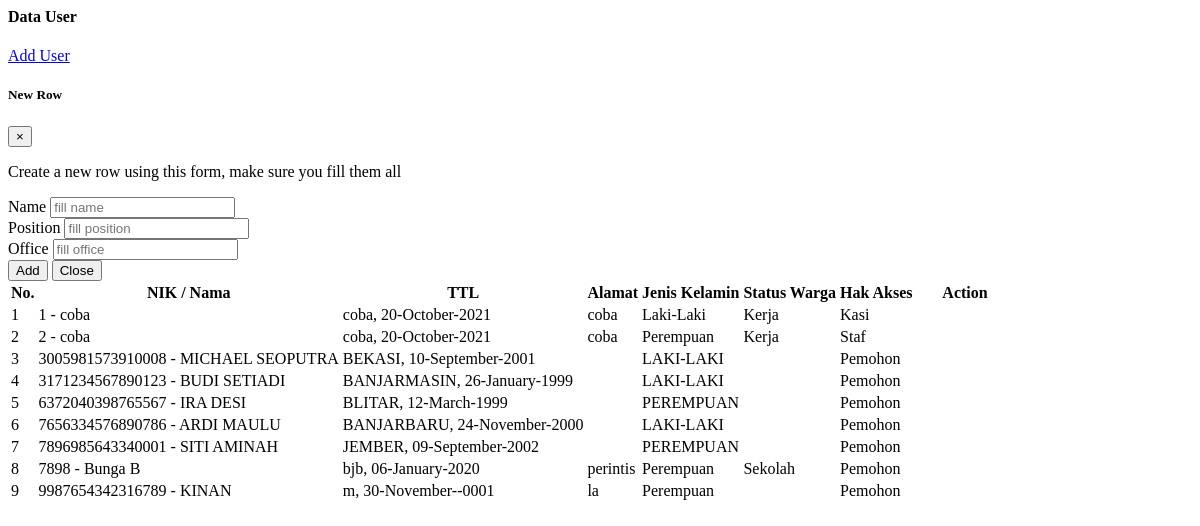
/demo1/tampil_user.php, run on the app's committed database.
### tables this page shows
CREATE TABLE `data_user` (
  `nik` varchar(16) NOT NULL,
  `password` varchar(30) NOT NULL,
  `hak_akses` varchar(50) NOT NULL,
  `nama` varchar(50) NOT NULL,
  `tanggal_lahir` date NOT NULL,
  `tempat_lahir` varchar(30) NOT NULL,
  `jekel` varchar(11) NOT NULL,
  `agama` varchar(30) NOT NULL,
  `alamat` text NOT NULL,
  `telepon` varchar(14) NOT NULL,
  `status_warga` varchar(50) NOT NULL
);

### demo1/tampil_user.php (the view, shortened to what this page needs)
<?php include '../konek.php'; ?>
<link href="css/sweetalert.css" rel="stylesheet" type="text/css">
<div class="page-inner">
    <div class="row">
        <div class="col-md-12">
            <div class="card">
                <div class="card-header">
                    <div class="d-flex align-items-center">
                        <h4 class="card-title">Data User</h4>
                        <a href="?halaman=tambah_user" class="btn btn-primary btn-round ml-auto">
                            Add User
                        </a>
                    </div>
                </div>
                <div class="card-body">
                    <div class="modal fade" id="addRowModal" tabindex="-1" role="dialog" aria-hidden="true">
                        <div class="modal-dialog" role="document">
                            <div class="modal-content">
                                <div class="modal-header no-bd">
                                    <h5 class="modal-title">
                                        <span class="fw-mediumbold">
                                            New
                                        </span>
                                        <span class="fw-light">
                                            Row
                                        </span>
                                    </h5>
                                    <button type="button" class="close" data-dismiss="modal" aria-label="Close">
                                        <span aria-hidden="true">&times;</span>
                                    </button>
                                </div>
                                <div class="modal-body">
                                    <p class="small">Create a new row using this form, make sure you fill them all</p>
                                    <div class="row">
                                        <div class="col-sm-12">
                                            <div class="form-group form-group-default">
                                                <label>Name</label>
                                                <input id="addName" type="text" class="form-control" placeholder="fill name">
                                            </div>
                                        </div>
                                        <div class="col-md-6 pr-0">
                                            <div class="form-group form-group-default">
                                                <label>Position</label>
                                                <input id="addPosition" type="text" class="form-control" placeholder="fill position">
                                            </div>
                                        </div>
                                        <div class="col-md-6">
                                            <div class="form-group form-group-default">
                                                <label>Office</label>
                                                <input id="addOffice" type="text" class="form-control" placeholder="fill office">
                                            </div>
                                        </div>
                                    </div>
                                </div>
                                <div class="modal-footer no-bd">
                                    <button type="button" id="addRowButton" class="btn btn-primary">Add</button>
                                    <button type="button" class="btn btn-danger" data-dismiss="modal">Close</button>
                                </div>
                            </div>
                        </div>
                    </div>
                    <form action="">
                        <div class="table-responsive">
                            <table id="add" class="display table table-striped table-hover">
                                <thead>
                                    <tr>
                                        <th>No.</th>
                                        <th>NIK / Nama</th>
                                        <th>TTL</th>
                                        <th>Alamat</th>
                                        <th>Jenis Kelamin</th>
                                        <th>Status Warga</th>
                                        <th>Hak Akses</th>
                                        <th style="width: 10%">Action</th>
                                    </tr>
                                </thead>
                                <tbody>
                                    <?php
                                    $no = 1;
                                    $tampil = "SELECT * FROM data_user";
                                    $query = mysqli_query($konek, $tampil);
                                    while ($data = mysqli_fetch_array($query, MYSQLI_BOTH)) {
                                        $username = $data['nik'];
                                        $nama = $data['nama'];
                                        $tempat = $data['tempat_lahir'];
                                        $tanggal = $data['tanggal_lahir'];
                                        $alamat = $data['alamat'];
                                        $jekel = $data['jekel'];
                                        $status_warga = $data['status_warga'];
                                        $tanggal_lahir = date("d-F-Y", strtotime($tanggal));
                                        $hak_akses = $data['hak_akses'];
                                    ?>
                                        <tr>
                                            <td><?php echo $no++; ?></td>
                                            <td><?php echo $username . ' - ' . $nama; ?></td>
                                            <td><?php echo $tempat . ", " . $tanggal_lahir; ?></td>
                                            <td><?php echo $alamat; ?></td>
                                            <td><?php echo $jekel; ?></td>
                                            <td><?php echo $status_warga; ?></td>
                                            <td><?php echo $hak_akses; ?></td>
                                            <td>
                                            </td>
                                        </tr>
                                    <?php
                                    }
                                    ?>
                                </tbody>
                            </table>
                        </div>
                    </form>
                </div>
            </div>
        </div>
    </div>
</div>

### data on the page
data_user: nik "1", nama "coba", tempat_lahir "coba", tanggal_lahir "20-October-2021", alamat "coba", jekel "Laki-Laki", status_warga "Kerja", hak_akses "Kasi"
data_user: nik "2", nama "coba", tempat_lahir "coba", tanggal_lahir "20-October-2021", alamat "coba", jekel "Perempuan", status_warga "Kerja", hak_akses "Staf"
data_user: nik "3005981573910008", nama "MICHAEL SEOPUTRA", tempat_lahir "BEKASI", tanggal_lahir "10-September-2001", jekel "LAKI-LAKI", hak_akses "Pemohon"
data_user: nik "3171234567890123", nama "BUDI SETIADI", tempat_lahir "BANJARMASIN", tanggal_lahir "26-January-1999", jekel "LAKI-LAKI", hak_akses "Pemohon"
data_user: nik "6372040398765567", nama "IRA DESI", tempat_lahir "BLITAR", tanggal_lahir "12-March-1999", jekel "PEREMPUAN", hak_akses "Pemohon"
data_user: nik "7656334576890786", nama "ARDI MAULU", tempat_lahir "BANJARBARU", tanggal_lahir "24-November-2000", jekel "LAKI-LAKI", hak_akses "Pemohon"
data_user: nik "7896985643340001", nama "SITI AMINAH", tempat_lahir "JEMBER", tanggal_lahir "09-September-2002", jekel "PEREMPUAN", hak_akses "Pemohon"
data_user: nik "7898", nama "Bunga B", tempat_lahir "bjb", tanggal_lahir "06-January-2020", alamat "perintis", jekel "Perempuan", status_warga "Sekolah", hak_akses "Pemohon"
data_user: nik "9987654342316789", nama "KINAN", tempat_lahir "m", tanggal_lahir "30-November--0001", alamat "la", jekel "Perempuan", hak_akses "Pemohon"
